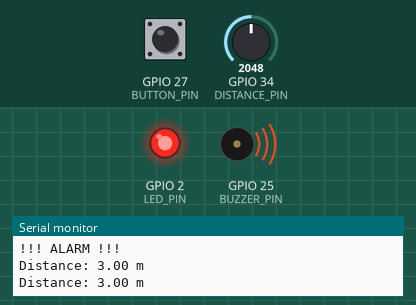
Simulated run of this sketch. Board: ESP32. On the bench: output pins drawn as LEDs (lit = HIGH), buzzer (waves = sounding), the last lines printed to the serial monitor. The inputs (shaded band) are chosen by the test bench; at power-on: GPIO 34 (DISTANCE_PIN) = 2048, GPIO 27 (BUTTON_PIN) HIGH.

Above: at 1.3 s.
1.4 s: GPIO 34 (DISTANCE_PIN) set to 2015
At 1.8 s:
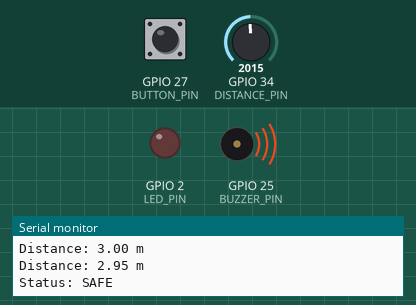
3.0 s: GPIO 27 (BUTTON_PIN) pulled LOW for 0.6 s
At 3.6 s:
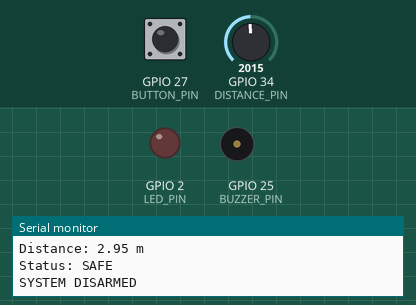
5.1 s: GPIO 27 (BUTTON_PIN) pulled LOW for 1 s
7.6 s: GPIO 34 (DISTANCE_PIN) set to 2866
At 8.6 s:
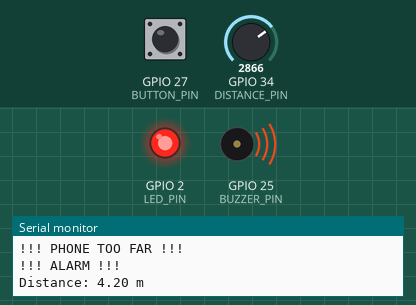
9.1 s: GPIO 34 (DISTANCE_PIN) set to 2047
At 9.8 s:
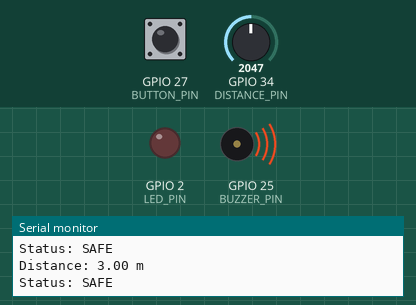
Timing chart, 0 to 11.6 s (numbered marks = the images above; inputs shaded):
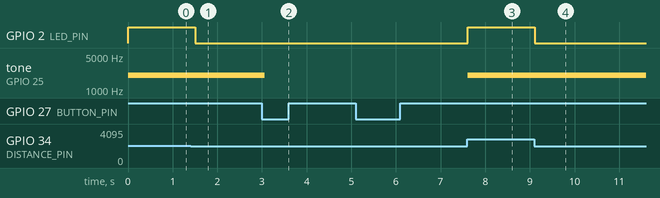

Measured:
- the behaviour switches between 2048 and 2047 on GPIO 34 (DISTANCE_PIN) (found by bisection; images 0 and 1)
- after the input at 1.4 s, GPIO 2 (LED_PIN): HIGH → LOW after 0.11 s
- after the input at 3.0 s, tone on GPIO 25 (BUZZER_PIN): 2000 Hz → silent after 0.06 s
- after the input at 7.6 s, GPIO 2 (LED_PIN): LOW → HIGH at once; tone on GPIO 25 (BUZZER_PIN): silent → 2000 Hz at once
- after the input at 9.1 s, GPIO 2 (LED_PIN): HIGH → LOW at once

The sketch:

sketch.ino
```cpp
#define BUZZER_PIN 25
#define LED_PIN 2
#define BUTTON_PIN 27
#define DISTANCE_PIN 34

const float ALARM_DISTANCE = 3.0;

bool armed = true;
bool alarmActive = false;

void setup() {
  Serial.begin(115200);

  pinMode(BUZZER_PIN, OUTPUT);
  pinMode(LED_PIN, OUTPUT);
  pinMode(BUTTON_PIN, INPUT_PULLUP);

  digitalWrite(BUZZER_PIN, LOW);
  digitalWrite(LED_PIN, LOW);

  Serial.println();
  Serial.println("==========================");
  Serial.println("      PHONE SENTINEL");
  Serial.println("==========================");
  Serial.println("System started");
  Serial.println("System ARMED");
}

void loop() {

  // Read potentiometer
  int rawValue = analogRead(DISTANCE_PIN);

  // Convert potentiometer to 0-6 meters
  float distance = (rawValue / 4095.0) * 6.0;

  Serial.print("Distance: ");
  Serial.print(distance, 2);
  Serial.println(" m");

  // Phone is safe
  if (distance < ALARM_DISTANCE) {

    digitalWrite(LED_PIN, LOW);
    digitalWrite(BUZZER_PIN, LOW);

    alarmActive = false;

    Serial.println("Status: SAFE");
  }

  // Phone is too far
  else {

    digitalWrite(LED_PIN, HIGH);

    if (!alarmActive) {

      Serial.println("!!! PHONE TOO FAR !!!");
      Serial.println("!!! ALARM !!!");

      alarmActive = true;
    }

    // Make buzzer sound
    tone(BUZZER_PIN, 2000);
  }

  // Button toggles armed state
  if (digitalRead(BUTTON_PIN) == LOW) {

    delay(50);

    if (digitalRead(BUTTON_PIN) == LOW) {

      armed = !armed;

      if (!armed) {

        noTone(BUZZER_PIN);
        digitalWrite(LED_PIN, LOW);

        Serial.println("SYSTEM DISARMED");

      } else {

        Serial.println("SYSTEM ARMED");
      }

      while (digitalRead(BUTTON_PIN) == LOW) {
        delay(10);
      }
    }
  }

  if (!armed) {
    noTone(BUZZER_PIN);
    digitalWrite(LED_PIN, LOW);
  }

  delay(500);
}
```
